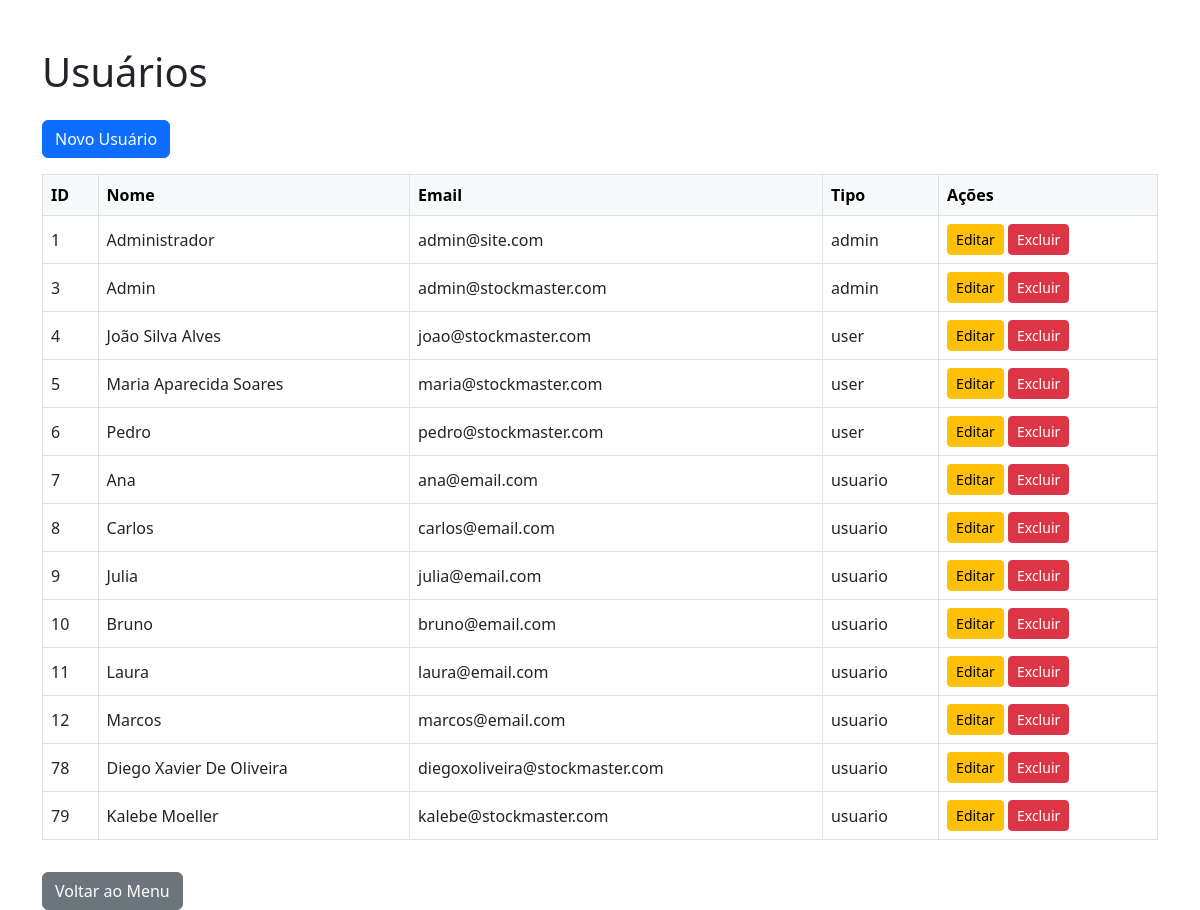
/usuarios.php (signed in), run on the app's committed database.
### tables this page shows
CREATE TABLE usuarios (
    id INTEGER PRIMARY KEY AUTOINCREMENT,
    nome TEXT,
    email TEXT,
    senha TEXT,
    tipo TEXT
);

### usuarios.php (the view, shortened to what this page needs)
<?php
$pdo = new PDO('sqlite:backup.db');
$usuarios = $pdo->query("SELECT id, nome, email, tipo FROM usuarios")->fetchAll(PDO::FETCH_ASSOC);
?>
<!DOCTYPE html>
<html lang="pt-BR">
<head>
    <link href="https://cdn.jsdelivr.net/npm/bootstrap@5.3.0/dist/css/bootstrap.min.css" rel="stylesheet" />
</head>
<body>
<div class="container mt-5">
    <h1 class="mb-4">Usuários</h1>
    <a href="usuario_form.php" class="btn btn-primary mb-3">Novo Usuário</a>
    <div class="table-responsive">
        <table class="table table-bordered table-hover align-middle">
            <thead class="table-light">
                <tr>
                    <th>ID</th>
                    <th>Nome</th>
                    <th>Email</th>
                    <th>Tipo</th>
                    <th>Ações</th>
                </tr>
            </thead>
            <tbody>
                <?php foreach ($usuarios as $u): ?>
                <tr>
                    <td><?= $u['id'] ?></td>
                    <td><?= htmlspecialchars($u['nome']) ?></td>
                    <td><?= htmlspecialchars($u['email']) ?></td>
                    <td><?= htmlspecialchars($u['tipo']) ?></td>
                    <td>
                        <a href="usuario_form.php?id=<?= $u['id'] ?>" class="btn btn-sm btn-warning">Editar</a>
                        <a href="usuario_excluir.php?id=<?= $u['id'] ?>" class="btn btn-sm btn-danger" onclick="return confirm('Confirmar exclusão?')">Excluir</a>
                    </td>
                </tr>
                <?php endforeach; ?>
            </tbody>
        </table>
    </div>
    <a href="index.php" class="btn btn-secondary mt-3">Voltar ao Menu</a>
</div>
</body>
</html>

### data on the page
usuarios: id "1", nome "Administrador", email "admin@site.com", tipo "admin"
usuarios: id "3", nome "Admin", email "admin@stockmaster.com", tipo "admin"
usuarios: id "4", nome "João Silva Alves", email "joao@stockmaster.com", tipo "user"
usuarios: id "5", nome "Maria Aparecida Soares", email "maria@stockmaster.com", tipo "user"
usuarios: id "6", nome "Pedro", email "pedro@stockmaster.com", tipo "user"
usuarios: id "7", nome "Ana", email "ana@email.com", tipo "usuario"
usuarios: id "8", nome "Carlos", email "carlos@email.com", tipo "usuario"
usuarios: id "9", nome "Julia", email "julia@email.com", tipo "usuario"
usuarios: id "10", nome "Bruno", email "bruno@email.com", tipo "usuario"
usuarios: id "11", nome "Laura", email "laura@email.com", tipo "usuario"
usuarios: id "12", nome "Marcos", email "marcos@email.com", tipo "usuario"
usuarios: id "78", nome "Diego Xavier De Oliveira", email "diegoxoliveira@stockmaster.com", tipo "usuario"
usuarios: id "79", nome "Kalebe Moeller", email "kalebe@stockmaster.com", tipo "usuario"
